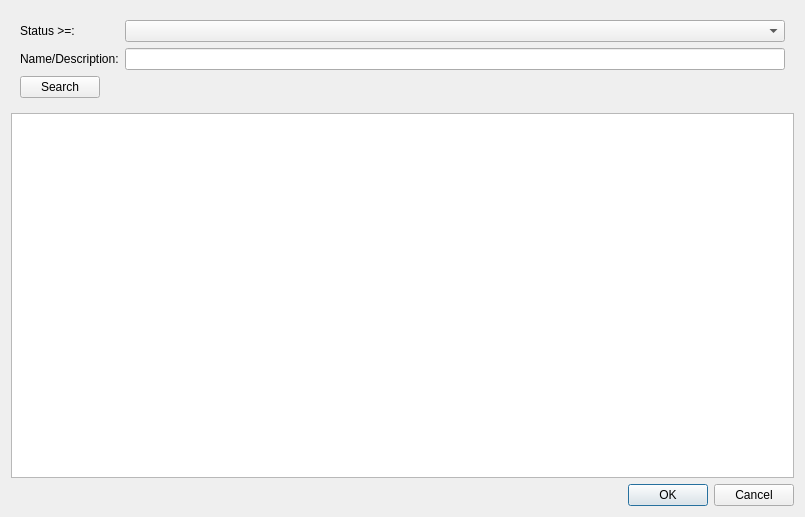
<?xml version="1.0" encoding="UTF-8"?>
<ui version="4.0">
 <class>SelectAircraftDialog</class>
 <widget class="QDialog" name="SelectAircraftDialog">
  <property name="geometry">
   <rect>
    <x>0</x>
    <y>0</y>
    <width>805</width>
    <height>517</height>
   </rect>
  </property>
  <property name="windowTitle">
   <string>Dialog</string>
  </property>
  <layout class="QVBoxLayout" name="verticalLayout">
   <item>
    <widget class="QFrame" name="frame">
     <property name="maximumSize">
      <size>
       <width>16777215</width>
       <height>105</height>
      </size>
     </property>
     <layout class="QFormLayout" name="formLayout">
      <item row="0" column="0">
       <widget class="QLabel" name="label">
        <property name="text">
         <string>Status &gt;=: </string>
        </property>
       </widget>
      </item>
      <item row="0" column="1">
       <widget class="QComboBox" name="cbStatus"/>
      </item>
      <item row="1" column="0">
       <widget class="QLabel" name="label_2">
        <property name="text">
         <string>Name/Description:</string>
        </property>
       </widget>
      </item>
      <item row="1" column="1">
       <widget class="QLineEdit" name="leNameDescription"/>
      </item>
      <item row="2" column="0">
       <widget class="QPushButton" name="pbSearch">
        <property name="text">
         <string>Search</string>
        </property>
       </widget>
      </item>
     </layout>
    </widget>
   </item>
   <item>
    <widget class="QTableView" name="tableView"/>
   </item>
   <item>
    <widget class="QDialogButtonBox" name="buttonBox">
     <property name="orientation">
      <enum>Qt::Horizontal</enum>
     </property>
     <property name="standardButtons">
      <set>QDialogButtonBox::Cancel|QDialogButtonBox::Ok</set>
     </property>
    </widget>
   </item>
  </layout>
 </widget>
 <resources/>
 <connections>
  <connection>
   <sender>buttonBox</sender>
   <signal>accepted()</signal>
   <receiver>SelectAircraftDialog</receiver>
   <slot>accept()</slot>
   <hints>
    <hint type="sourcelabel">
     <x>248</x>
     <y>254</y>
    </hint>
    <hint type="destinationlabel">
     <x>157</x>
     <y>274</y>
    </hint>
   </hints>
  </connection>
  <connection>
   <sender>buttonBox</sender>
   <signal>rejected()</signal>
   <receiver>SelectAircraftDialog</receiver>
   <slot>reject()</slot>
   <hints>
    <hint type="sourcelabel">
     <x>316</x>
     <y>260</y>
    </hint>
    <hint type="destinationlabel">
     <x>286</x>
     <y>274</y>
    </hint>
   </hints>
  </connection>
 </connections>
</ui>
